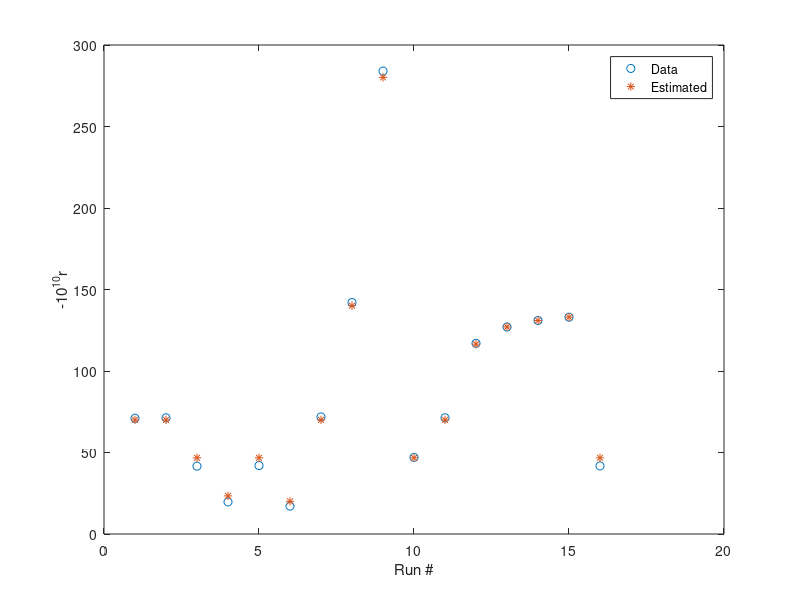

The MATLAB script that drew this image:
% pbrpar.m 
r = 1e-10*[71.0 71.3 41.6 19.7 42.0 17.1 71.8 142.0 284.0 47.0 71.3 117.0 127.0 131.0 133.0 41.8]; 
Pt = [1 1 1 1 1 1 1 1 1 0.5 1 5 10 15 20 1]; Ph = [1 1 1 1 1 1 1 2 4 1 1 1 1 1 1 1]; 
Pm = [1 4 0 0 1 0 0 0 0 0 0 0 0 0 0 1]; Pb = [0 0 1 4 1 5 0 0 0 0 0 0 0 0 0 1]; 
n = length(r); A = [ones(n,1) Pb' Pt']; b = Ph.*Pt./r; 
x = inv(A'*A)*A'*b'; k = 1/x(1), Kb = x(2)>k, Kt = x(3)*k 
rc = k*Ph.*Pt./(1 + Kb*Pb + Kt*Pt); nc = 1:n; 
plot(nc,r*1e10,'o',nc,rc*1e10,'*'), legend('Data','Estimated'), xlabel('Run #'), ylabel('-10^{10}r') 